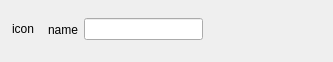
<?xml version="1.0" encoding="UTF-8"?>
<ui version="4.0">
 <class>TextureBox</class>
 <widget class="QWidget" name="TextureBox">
  <property name="geometry">
   <rect>
    <x>0</x>
    <y>0</y>
    <width>333</width>
    <height>62</height>
   </rect>
  </property>
  <property name="sizePolicy">
   <sizepolicy hsizetype="Preferred" vsizetype="Fixed">
    <horstretch>0</horstretch>
    <verstretch>0</verstretch>
   </sizepolicy>
  </property>
  <property name="windowTitle">
   <string>Form</string>
  </property>
  <layout class="QVBoxLayout" name="verticalLayout">
   <property name="spacing">
    <number>6</number>
   </property>
   <property name="leftMargin">
    <number>6</number>
   </property>
   <property name="topMargin">
    <number>6</number>
   </property>
   <property name="rightMargin">
    <number>6</number>
   </property>
   <property name="bottomMargin">
    <number>6</number>
   </property>
   <item>
    <widget class="QWidget" name="container" native="true">
     <layout class="QHBoxLayout" name="horizontalLayout">
      <property name="leftMargin">
       <number>6</number>
      </property>
      <property name="topMargin">
       <number>6</number>
      </property>
      <property name="rightMargin">
       <number>6</number>
      </property>
      <item>
       <widget class="QLabel" name="icon">
        <property name="sizePolicy">
         <sizepolicy hsizetype="Fixed" vsizetype="Fixed">
          <horstretch>0</horstretch>
          <verstretch>0</verstretch>
         </sizepolicy>
        </property>
        <property name="minimumSize">
         <size>
          <width>30</width>
          <height>30</height>
         </size>
        </property>
        <property name="maximumSize">
         <size>
          <width>30</width>
          <height>30</height>
         </size>
        </property>
        <property name="text">
         <string>icon</string>
        </property>
        <property name="scaledContents">
         <bool>true</bool>
        </property>
       </widget>
      </item>
      <item>
       <widget class="QLabel" name="name">
        <property name="text">
         <string>name</string>
        </property>
       </widget>
      </item>
      <item>
       <widget class="QLineEdit" name="nameEdit">
        <property name="enabled">
         <bool>true</bool>
        </property>
        <property name="readOnly">
         <bool>false</bool>
        </property>
       </widget>
      </item>
      <item>
       <spacer name="horizontalSpacer">
        <property name="orientation">
         <enum>Qt::Horizontal</enum>
        </property>
        <property name="sizeHint" stdset="0">
         <size>
          <width>40</width>
          <height>20</height>
         </size>
        </property>
       </spacer>
      </item>
     </layout>
    </widget>
   </item>
  </layout>
 </widget>
 <resources/>
 <connections/>
</ui>
